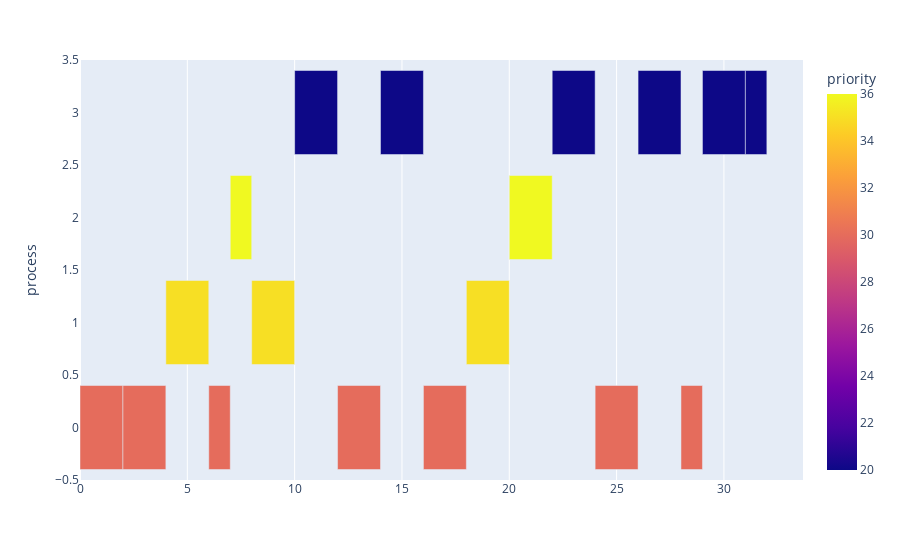

Write notebook code for a chart like this one.
### Markdown cell above
## Testing
First test the RR scheduler

### Code cell
# run kernel with RR scheduling algorithm
op.kernel(s.RR_scheduler, 6)

# read CPU data from kernel run
df = pd.read_csv('results.csv')
df.head()

# use Prof. Al Madi's code to plot
fig = px.timeline(df, x_start='start', x_end='finish', y='process', color='priority')
df['delta'] = df['finish'] - df['start']
fig.layout.xaxis.type = 'linear'
fig.data[0].x = df.delta.tolist()
fig.show()

### Figure 1 — Plotly figure (JSON) as saved in the notebook; plotly's stock layout.template omitted (floating-point values rounded to 4 significant figures)
{"data": [{"alignmentgroup": "True", "base": [0, 2, 4, 6, 7, 8, 10, 12, 14, 16, 18, 20, 22, 24, 26, 28, 29, 31], "hovertemplate": "start=%{base}<br>finish=%{x}<br>process=%{y}<br>priority=%{marker.color}<extra></extra>", "legendgroup": "", "marker": {"color": [30, 30, 35, 30, 36, 35, 20, 30, 20, 30, 35, 36, 20, 30, 20, 30, 20, 20], "coloraxis": "coloraxis"}, "name": "", "offsetgroup": "", "orientation": "h", "showlegend": false, "textposition": "auto", "type": "bar", "x": [2, 2, 2, 1, 1, 2, 2, 2, 2, 2, 2, 2, 2, 2, 2, 1, 2, 1], "xaxis": "x", "y": [0, 0, 1, 0, 2, 1, 3, 0, 3, 0, 1, 2, 3, 0, 3, 0, 3, 3], "yaxis": "y"}], "layout": {"barmode": "overlay", "coloraxis": {"colorbar": {"title": {"text": "priority"}}, "colorscale": [[0, "#0d0887"], [0.1111, "#46039f"], [0.2222, "#7201a8"], [0.3333, "#9c179e"], [0.4444, "#bd3786"], [0.5556, "#d8576b"], [0.6667, "#ed7953"], [0.7778, "#fb9f3a"], [0.8889, "#fdca26"], [1, "#f0f921"]]}, "legend": {"tracegroupgap": 0}, "margin": {"t": 60}, "xaxis": {"anchor": "y", "domain": [0, 1], "type": "linear"}, "yaxis": {"anchor": "x", "domain": [0, 1], "title": {"text": "process"}}}}
